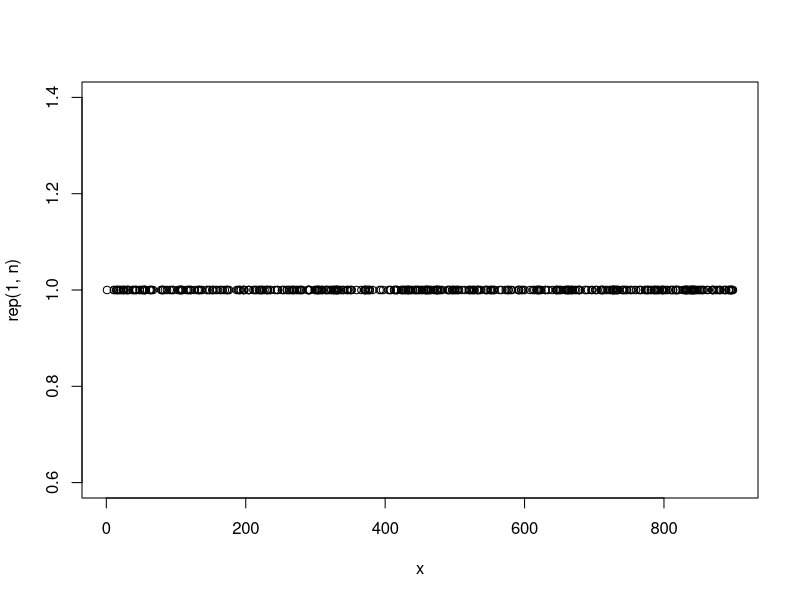
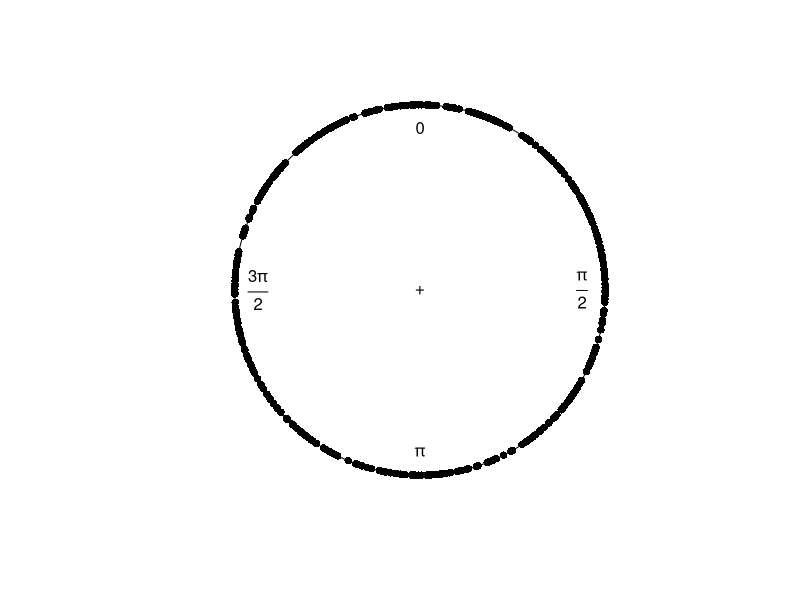
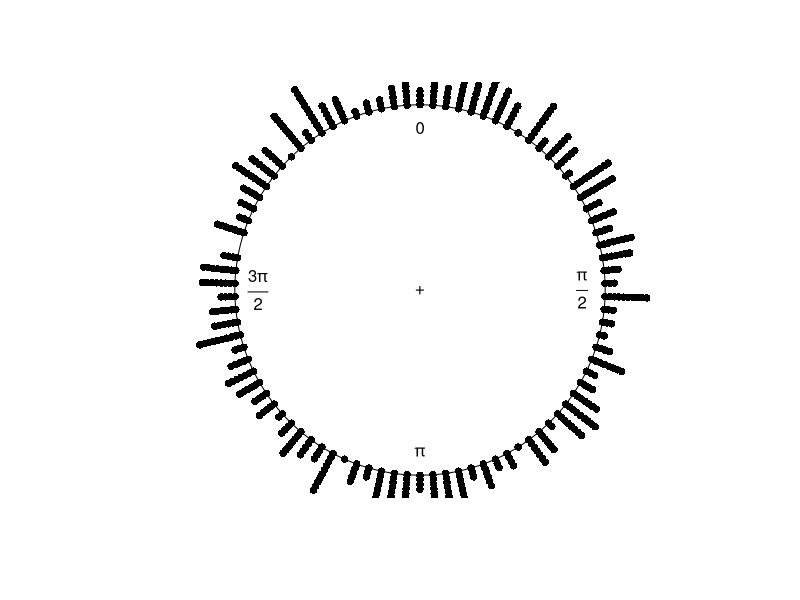

These figures' R source, in order:
library(circular)
n <- 500
min <- 0
max <- 900
x <- floor(runif(n=n,min=min, max=max))

theta <- circular(x)
summary(theta)


plot(x, y=rep(1, n))
plot(theta, zero=pi/2, rotation="clock")
plot(theta, zero=pi/2, rotation="clock", stack=T, bins=90)
